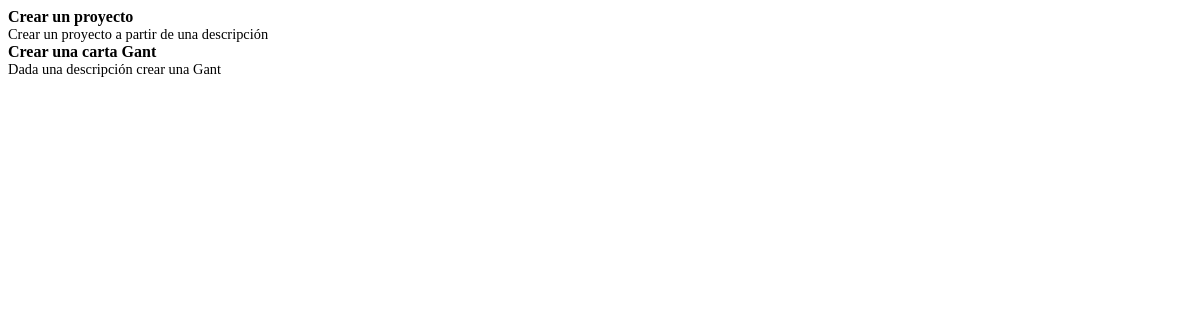
/projects/1/actions/, run on an earlier commit of the app's database.
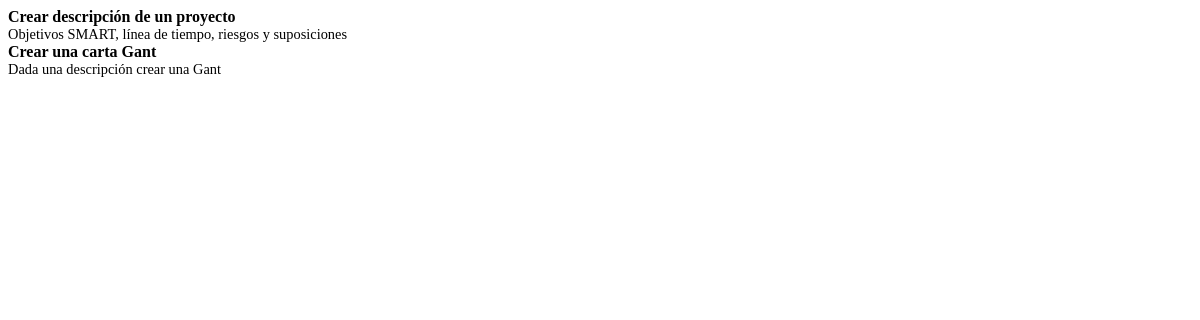
And on a later commit of the database.
### actions/models.py (models this page shows, shortened)
class ActionDB(models.Model):
    name = models.CharField(max_length=256)
    description = models.CharField(max_length=512)
    prompt_instructions = models.CharField(max_length=512, null=True, blank=True)

### projects/views.py (the view)
# urls.py: path('<int:project_id>/actions/', views.actions, name='actions'),
@csrf_exempt
def actions(request, project_id):
    actions = ActionDB.objects.all()
    context = {
        "actions": actions,
    }
    return render(request, "projects/actions.html", context)

### projects/templates/projects/actions.html
<div class="row shadow border">
    <div class="column bg-light">
{% if actions %}
{% for action in actions %}
        <a class="dropdown-item mt-1 mb-1" hx-post="{% url 'projects:select_action' 1 action.pk %}" hx-target="#action">
            <div style="font-weight:600;">{{action.name}}</div>
            <div style="font-size:0.9em;">{{action.description}}</div>
        </a>
{% endfor %}
{% else %}
        No actions
{% endif %}
    </div>
</div>

What changed in the data, as far as the page shows it:
changed ActionDB: name "Crear un proyecto" → "Crear descripción de un proyecto"; description "Crear un proyecto a partir de una descripción" → "Objetivos SMART, línea de tiempo, riesgos y suposiciones"
